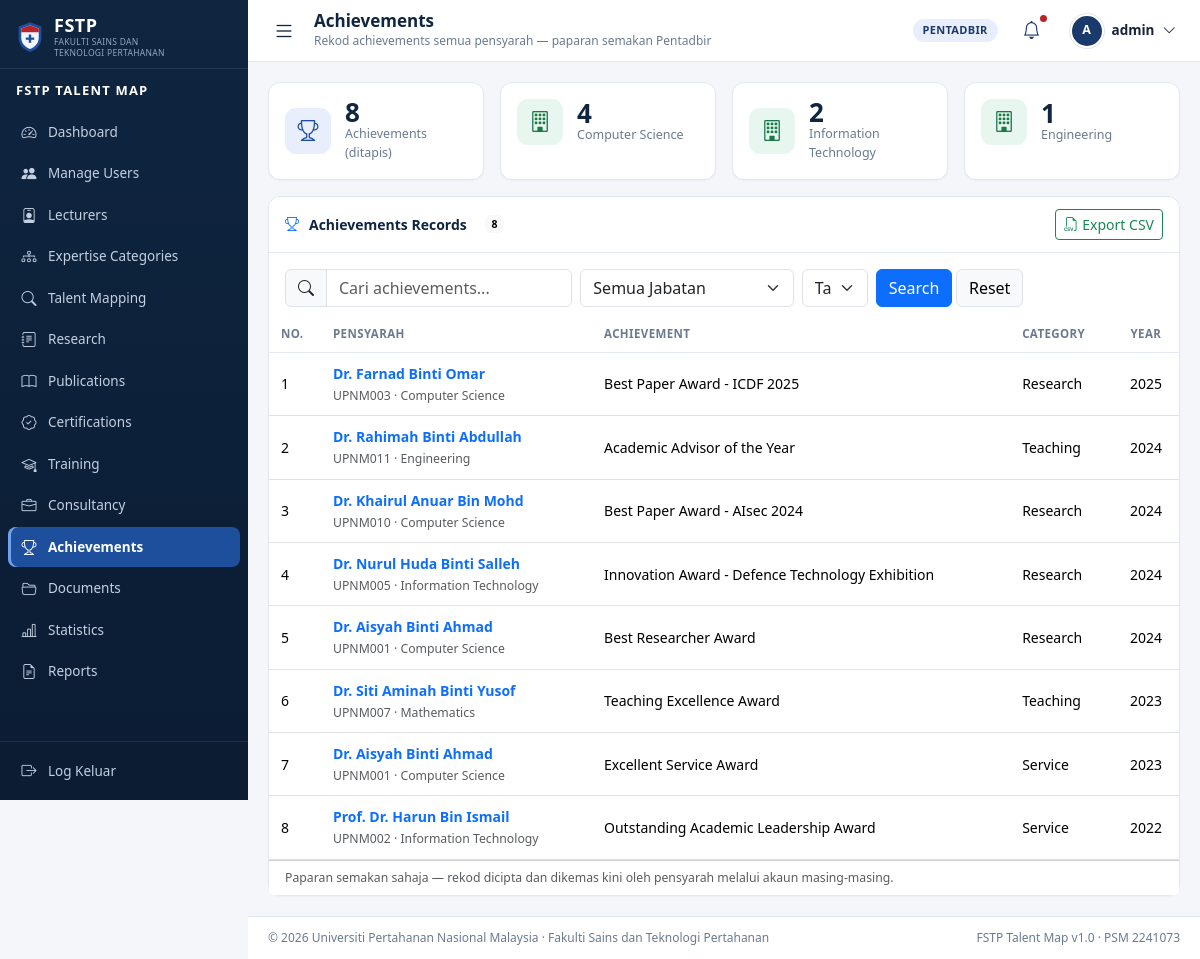
Page /admin/achievements.php (signed in) on the committed database.
### tables this page shows
CREATE TABLE users (
  user_id          INT AUTO_INCREMENT PRIMARY KEY,
  username         VARCHAR(50)  NOT NULL UNIQUE,
  email            VARCHAR(100) NOT NULL UNIQUE,
  password         VARCHAR(255) NOT NULL COMMENT 'password_hash() bcrypt',
  `role`           ENUM('admin','lecturer') NOT NULL DEFAULT 'lecturer',
  department_id    INT          NULL,
  status           ENUM('active','inactive') NOT NULL DEFAULT 'active',
  initial_password VARCHAR(50)  NULL COMMENT 'shown once when Admin resets',
  must_change_pw   TINYINT(1)   NOT NULL DEFAULT 0,
  last_login       DATETIME     NULL,
  created_at       DATETIME     NOT NULL DEFAULT CURRENT_TIMESTAMP,
  CONSTRAINT fk_users_department FOREIGN KEY (department_id)
    REFERENCES departments(department_id) ON DELETE SET NULL,
  INDEX idx_users_role (role),
  INDEX idx_users_status (status)
);

CREATE TABLE achievements (
  achievement_id      INT AUTO_INCREMENT PRIMARY KEY,
  lecturer_id         INT NOT NULL,
  achievement_name    VARCHAR(200) NOT NULL,
  category            VARCHAR(100) NULL COMMENT 'Research / Teaching / Service',
  `year`              YEAR NULL,
  description         TEXT NULL,
  supporting_document VARCHAR(255) NULL,
  created_at          DATETIME NOT NULL DEFAULT CURRENT_TIMESTAMP,
  CONSTRAINT fk_ach_lecturer FOREIGN KEY (lecturer_id) REFERENCES lecturers(lecturer_id) ON DELETE CASCADE,
  INDEX idx_ach_lecturer (lecturer_id)
);

CREATE TABLE lecturers (
  lecturer_id   INT AUTO_INCREMENT PRIMARY KEY,
  user_id       INT          NOT NULL UNIQUE,
  staff_no      VARCHAR(20)  NOT NULL UNIQUE,
  full_name     VARCHAR(100) NOT NULL,
  email         VARCHAR(100) NOT NULL,
  department_id INT          NOT NULL,
  `position`    VARCHAR(100) NOT NULL,
  phone         VARCHAR(20)  NULL,
  location      VARCHAR(100) NULL,
  profile_photo VARCHAR(255) NULL,
  research_area TEXT         NULL,
  status        ENUM('active','inactive') NOT NULL DEFAULT 'active',
  created_at    DATETIME     NOT NULL DEFAULT CURRENT_TIMESTAMP,
  updated_at    DATETIME     NOT NULL DEFAULT CURRENT_TIMESTAMP ON UPDATE CURRENT_TIMESTAMP,
  CONSTRAINT fk_lecturers_user       FOREIGN KEY (user_id)       REFERENCES users(user_id)       ON DELETE CASCADE,
  CONSTRAINT fk_lecturers_department FOREIGN KEY (department_id) REFERENCES departments(department_id) ON DELETE RESTRICT,
  INDEX idx_lecturers_name (full_name),
  INDEX idx_lecturers_dept (department_id)
);

CREATE TABLE departments (
  department_id   INT AUTO_INCREMENT PRIMARY KEY,
  department_code VARCHAR(20)  NOT NULL UNIQUE,
  department_name VARCHAR(100) NOT NULL UNIQUE,
  description     TEXT         NULL,
  status          ENUM('active','inactive') NOT NULL DEFAULT 'active'
);

### includes/record-browser.php (the view, shortened to what the rows shown need)
<?php
require_once __DIR__ . '/auth.php';
require_admin();
if (!isset($browser_type) || !($type = record_type($browser_type))) {
    http_response_code(404);
    exit('Unknown record type.');
}
$pdo = db();
$params = [];
$sql = 'SELECT ' . $type['select'] . ',
               x.lecturer_id,
               l.full_name, l.staff_no, l.lecturer_id AS lid,
               d.department_name
          FROM ' . $type['table'] . ' x
          JOIN lecturers  l ON l.lecturer_id = x.lecturer_id
          LEFT JOIN departments d ON d.department_id = l.department_id';
$sql .= ' ORDER BY ' . $type['order'];
$stmt = $pdo->prepare($sql);
$stmt->execute($params);
$rows = $stmt->fetchAll();
$page_title = $type['label'];
require_once __DIR__ . '/header.php';
?>
<div class="card">
    <div class="table-responsive">
        <table class="table table-hover align-middle mb-0">
            <thead>
                <tr>
                    <th style="width:52px">No.</th>
                    <th>Pensyarah</th>
                    <?php foreach ($type['columns'] as $col): ?>
                        <th class="<?= e($col['class'] ?? '') ?>"><?= e($col['label']) ?></th>
                    <?php endforeach; ?>
                </tr>
            </thead>
            <tbody>
            <?php if (!$rows): ?>
                <tr>
                    <td colspan="<?= count($type['columns']) + 2 ?>">
                        <div class="empty-state">
                            <i class="bi <?= e($type['icon']) ?>"></i>
                            Tiada rekod <?= e(strtolower($type['label'])) ?> sepadan dengan carian anda.
                        </div>
                    </td>
                </tr>
            <?php else: ?>
                <?php foreach ($rows as $i => $row): ?>
                    <tr>
                        <td><?= $i + 1 ?></td>
                        <td>
                            <a class="text-decoration-none"
                               href="<?= e(url('admin/lecturers-view.php?id=' . (int)$row['lecturer_id'])) ?>">
                                <b><?= e($row['full_name']) ?></b>
                            </a>
                            <br><small class="text-muted">
                                <?= e($row['staff_no']) ?>
                                <?= $row['department_name'] ? ' &middot; ' . e($row['department_name']) : '' ?>
                            </small>
                        </td>
                        <?php foreach ($type['columns'] as $col): ?>
                            <td class="<?= e($col['class'] ?? '') ?>"><?= record_cell($col, $row) ?></td>
                        <?php endforeach; ?>
                    </tr>
                <?php endforeach; ?>
            <?php endif; ?>
            </tbody>
        </table>
    </div>
</div>
<?php require_once __DIR__ . '/footer.php'; ?>

### includes/header.php (shortened to what the rows shown need)
<?php
require_once __DIR__ . '/auth.php';
$__user      = current_user();
$page_title  = $page_title ?? 'Dashboard';
$avatarPhoto = $__user['profile_photo'] ?? null;
$avatarPath  = $avatarPhoto && is_file(UPLOAD_PHOTO_DIR . '/' . $avatarPhoto)
    ? UPLOAD_PHOTO_URL . '/' . rawurlencode($avatarPhoto)
    : null;
?>
<!DOCTYPE html>
<html lang="ms">
<head>
<link rel="stylesheet" href="<?= e(ASSETS_URL) ?>/vendor/bootstrap/bootstrap.min.css">
<link rel="stylesheet" href="<?= e(ASSETS_URL) ?>/vendor/bootstrap-icons/bootstrap-icons.css">
<link rel="stylesheet" href="<?= e(ASSETS_URL) ?>/css/app.css">
</head>
<body class="app-body">
<div class="app-shell">
    <div class="app-main">
        <header class="app-topbar">
            <div class="topbar-title">
                <h1><?= e($page_title) ?></h1>
            </div>
            <div class="topbar-right">
                <div class="dropdown">
                    <button class="user-menu" type="button" data-bs-toggle="dropdown" aria-expanded="false">
                        <?php if ($avatarPath): ?>
                            <img class="avatar" src="<?= e($avatarPath) ?>" alt="">
                        <?php else: ?>
                            <span class="avatar avatar-initials"><?= e(initials(display_name())) ?></span>
                        <?php endif; ?>
                        <span class="user-menu-name"><?= e(display_name()) ?></span>
                        <i class="bi bi-chevron-down"></i>
                    </button>
                </div>
            </div>
        </header>
        <main class="app-content">

### rows in the picture
users: initials(display_name()) "A", role "admin"
achievements: lecturer.full_name "Dr. Farnad Binti Omar", lecturer.staff_no "UPNM003", departments.department_name "Computer Science", achievement_name "Best Paper Award - ICDF 2025", category "Research", year "2025"
achievements: lecturer.full_name "Dr. Rahimah Binti Abdullah", lecturer.staff_no "UPNM011", departments.department_name "Engineering", achievement_name "Academic Advisor of the Year", category "Teaching", year "2024"
achievements: lecturer.full_name "Dr. Khairul Anuar Bin Mohd", lecturer.staff_no "UPNM010", departments.department_name "Computer Science", achievement_name "Best Paper Award - AIsec 2024", category "Research", year "2024"
achievements: lecturer.full_name "Dr. Nurul Huda Binti Salleh", lecturer.staff_no "UPNM005", departments.department_name "Information Technology", achievement_name "Innovation Award - Defence Technology Exhibition", category "Research", year "2024"
achievements: lecturer.full_name "Dr. Aisyah Binti Ahmad", lecturer.staff_no "UPNM001", departments.department_name "Computer Science", achievement_name "Best Researcher Award", category "Research", year "2024"
achievements: lecturer.full_name "Dr. Siti Aminah Binti Yusof", lecturer.staff_no "UPNM007", departments.department_name "Mathematics", achievement_name "Teaching Excellence Award", category "Teaching", year "2023"
achievements: lecturer.full_name "Dr. Aisyah Binti Ahmad", lecturer.staff_no "UPNM001", departments.department_name "Computer Science", achievement_name "Excellent Service Award", category "Service", year "2023"
achievements: lecturer.full_name "Prof. Dr. Harun Bin Ismail", lecturer.staff_no "UPNM002", departments.department_name "Information Technology", achievement_name "Outstanding Academic Leadership Award", category "Service", year "2022"

### other values in the picture
$label "Dashboard"
$label "Manage Users"
$label "Lecturers"
$label "Expertise Categories"
$label "Talent Mapping"
$label "Research"
$label "Publications"
$label "Certifications"
$label "Training"
$label "Consultancy"
$label "Achievements"
$label "Documents"
$label "Statistics"
$label "Reports"
$page_title "Achievements"
